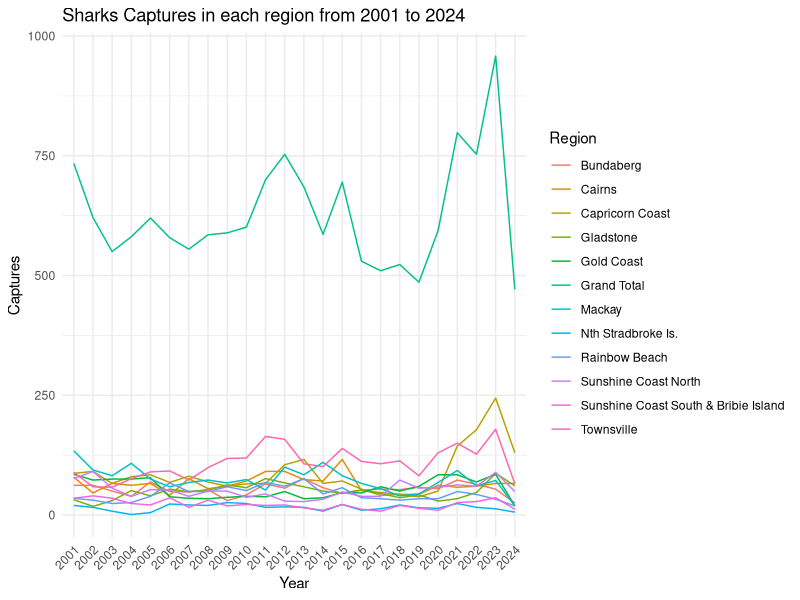
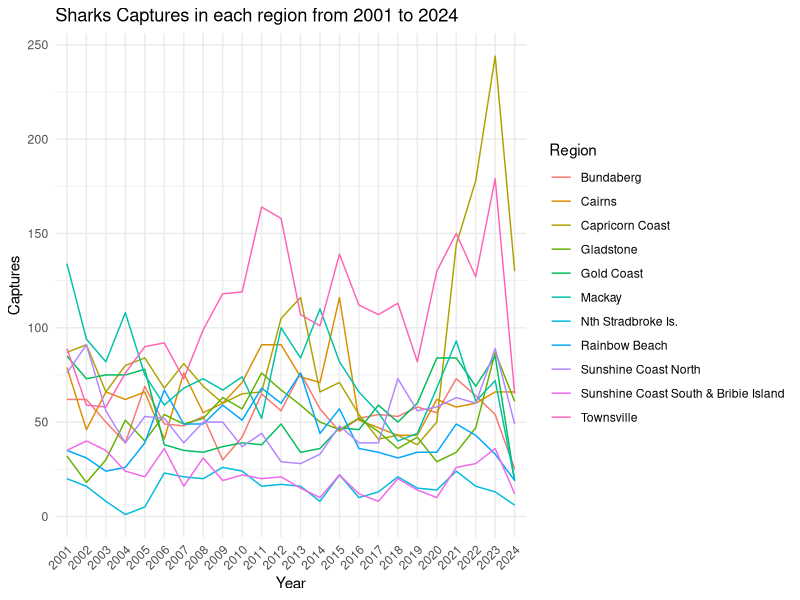
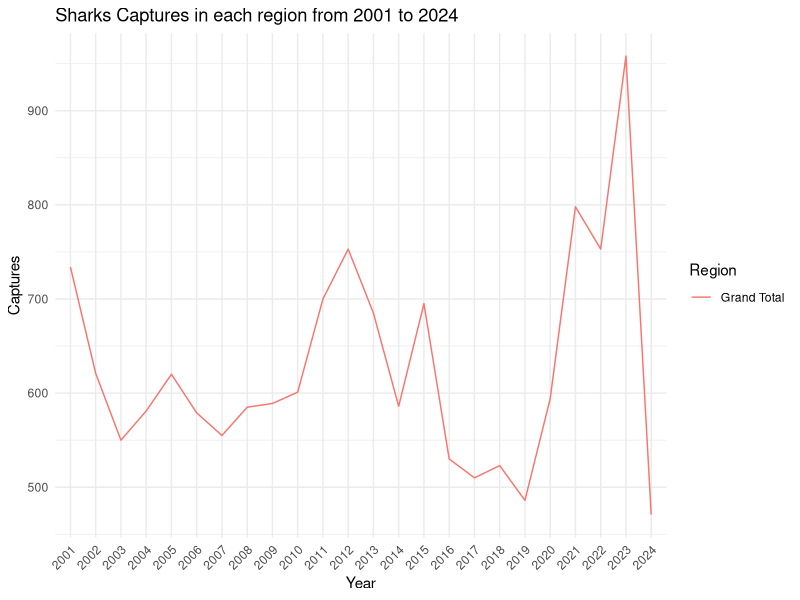

These figures' R source, in order:
## ---- chunk 1
knitr::opts_chunk$set(echo = TRUE)
## ---- chunk 2
library(tidyverse)
library(readr)
library(dplyr)
## ---- chunk 3
dat <- read_csv("../data/Qfish data/qfish_shark.csv", na = c("N/A",""))
dat
## ---- chunk 4
#we named all the columns which were previously unnamed
names(dat)[names(dat) == "...1"] <- "Region"
names(dat)[names(dat) == "...4"] <- "col4"
names(dat)[names(dat) == "...6"] <- "col6"
names(dat)[names(dat) == "...28"] <- "col28"
dat
## ---- chunk 5
#now we we'll remove the columns named col4 col6 and col28
neodata <- dat |> select(-col4, -col6 , -col28)
neodata
## ---- chunk 6
newdata <- neodata |>
  pivot_longer(
    cols = starts_with("20"),
    names_to = "Year",
    values_to = "Captures"
  )
## ---- chunk 7
newdata
## ---- chunk 8
#install.packages("writexl")

library(writexl)

write_xlsx(newdata, "../data/Qfish data/newdata.xlsx")
## ---- chunk 9

library(readxl)

final_dat <- read_xlsx("../data/Qfish data/newdata_combined.xlsx")

final_dat
## ---- chunk 10
plt <- ggplot2::ggplot(data = final_dat, aes(x = Year, y = Captures, colour = Region, group = Region)) +
  geom_line() +
  theme_minimal() +
  labs(title = "Sharks Captures in each region from 2001 to 2024", x = "Year", Y = "Captures") +
  theme(axis.text.x = element_text(angle = 45, hjust = 1))
 
plt
## ---- chunk 11
fltrd_dta <- final_dat |> filter(Region != "Grand Total")

#plot graph with fltrd_dta
ggplot2::ggplot(data = fltrd_dta, aes(x = Year, y = Captures, colour = Region, group = Region)) +
  geom_line() +
  theme_minimal() +
  labs(title = "Sharks Captures in each region from 2001 to 2024", x = "Year", Y = "Captures") +
  theme(axis.text.x = element_text(angle = 45, hjust = 1))

## ---- chunk 12
grand_total <- final_dat |> filter(Region == "Grand Total")

#plot graph with grand_total
ggplot2::ggplot(data = grand_total, aes(x = Year, y = Captures, colour = Region, group = Region)) +
  geom_line() +
  theme_minimal() +
  labs(title = "Sharks Captures in each region from 2001 to 2024", x = "Year", Y = "Captures") +
  theme(axis.text.x = element_text(angle = 45, hjust = 1))
